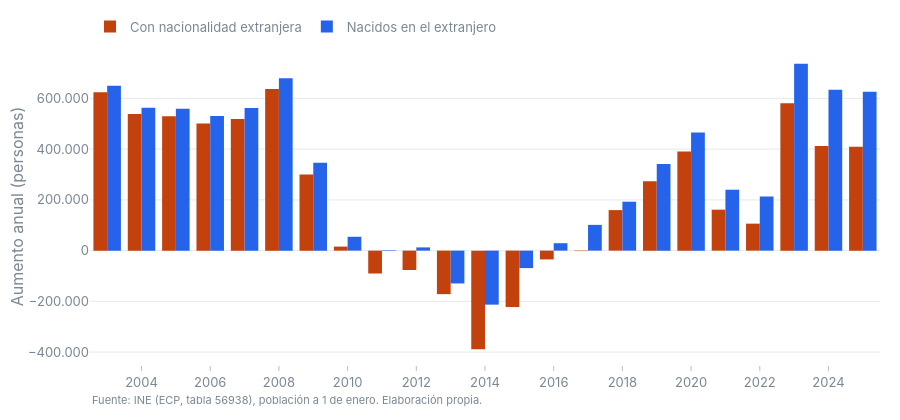

Source (notebook cell):
### Code cell
#| label: fig-aumento-anual
#| fig-cap: "Aumento anual de la población extranjera según cada definición (personas; al pasar el cursor, también en %)"
fig_aumento_anual(cruce).show()

### Figure 1 — Plotly figure (JSON) as saved in the notebook; plotly's stock layout.template omitted (floating-point values rounded to 4 significant figures)
{"data": [{"hovertemplate": "%{hovertext}", "hovertext": ["+624.055 personas (+35,9 %)", "+538.760 personas (+22,8 %)", "+529.417 personas (+18,3 %)", "+500.712 personas (+14,6 %)", "+518.518 personas (+13,2 %)", "+636.861 personas (+14,3 %)", "+300.364 personas (+5,9 %)", "+15.920 personas (+0,3 %)", "-90.138 personas (-1,7 %)", "-76.411 personas (-1,4 %)", "-171.446 personas (-3,3 %)", "-388.232 personas (-7,7 %)", "-222.367 personas (-4,8 %)", "-34.651 personas (-0,8 %)", "-1.681 personas (-0,0 %)", "+159.669 personas (+3,6 %)", "+273.440 personas (+6,0 %)", "+390.516 personas (+8,1 %)", "+161.424 personas (+3,1 %)", "+106.344 personas (+2,0 %)", "+580.574 personas (+10,5 %)", "+412.662 personas (+6,8 %)", "+409.689 personas (+6,3 %)"], "marker": {"color": "#c2410c"}, "name": "Con nacionalidad extranjera", "type": "bar", "x": [2003, 2004, 2005, 2006, 2007, 2008, 2009, 2010, 2011, 2012, 2013, 2014, 2015, 2016, 2017, 2018, 2019, 2020, 2021, 2022, 2023, 2024, 2025], "y": [624055, 538760, 529417, 500712, 518518, 636861, 300364, 15920, -90138, -76411, -171446, -388232, -222367, -34651, -1681, 159669, 273440, 390516, 161424, 106344, 580574, 412662, 409689]}, {"hovertemplate": "%{hovertext}", "hovertext": ["+649.996 personas (+27,8 %)", "+563.575 personas (+18,9 %)", "+559.557 personas (+15,8 %)", "+530.745 personas (+12,9 %)", "+562.091 personas (+12,1 %)", "+678.858 personas (+13,1 %)", "+346.593 personas (+5,9 %)", "+54.551 personas (+0,9 %)", "+2.145 personas (+0,0 %)", "+12.743 personas (+0,2 %)", "-129.317 personas (-2,1 %)", "-212.865 personas (-3,5 %)", "-68.879 personas (-1,2 %)", "+29.274 personas (+0,5 %)", "+101.543 personas (+1,7 %)", "+192.801 personas (+3,2 %)", "+341.800 personas (+5,5 %)", "+465.444 personas (+7,1 %)", "+240.044 personas (+3,4 %)", "+213.319 personas (+2,9 %)", "+736.090 personas (+9,9 %)", "+634.028 personas (+7,7 %)", "+625.976 personas (+7,1 %)"], "marker": {"color": "#2563eb"}, "name": "Nacidos en el extranjero", "type": "bar", "x": [2003, 2004, 2005, 2006, 2007, 2008, 2009, 2010, 2011, 2012, 2013, 2014, 2015, 2016, 2017, 2018, 2019, 2020, 2021, 2022, 2023, 2024, 2025], "y": [649996, 563575, 559557, 530745, 562091, 678858, 346593, 54551, 2145, 12743, -129317, -212865, -68879, 29274, 101543, 192801, 341800, 465444, 240044, 213319, 736090, 634028, 625976]}], "layout": {"annotations": [{"font": {"color": "#7a8794", "size": 11}, "showarrow": false, "text": "Fuente: INE (ECP, tabla 56938), población a 1 de enero. Elaboración propia.", "x": 0, "xanchor": "left", "xref": "paper", "y": -0.14, "yref": "paper"}], "barmode": "group", "height": 420, "margin": {"b": 55}, "xaxis": {"dtick": 2}, "yaxis": {"tickformat": ",.0f", "title": {"text": "Aumento anual (personas)"}}}}
